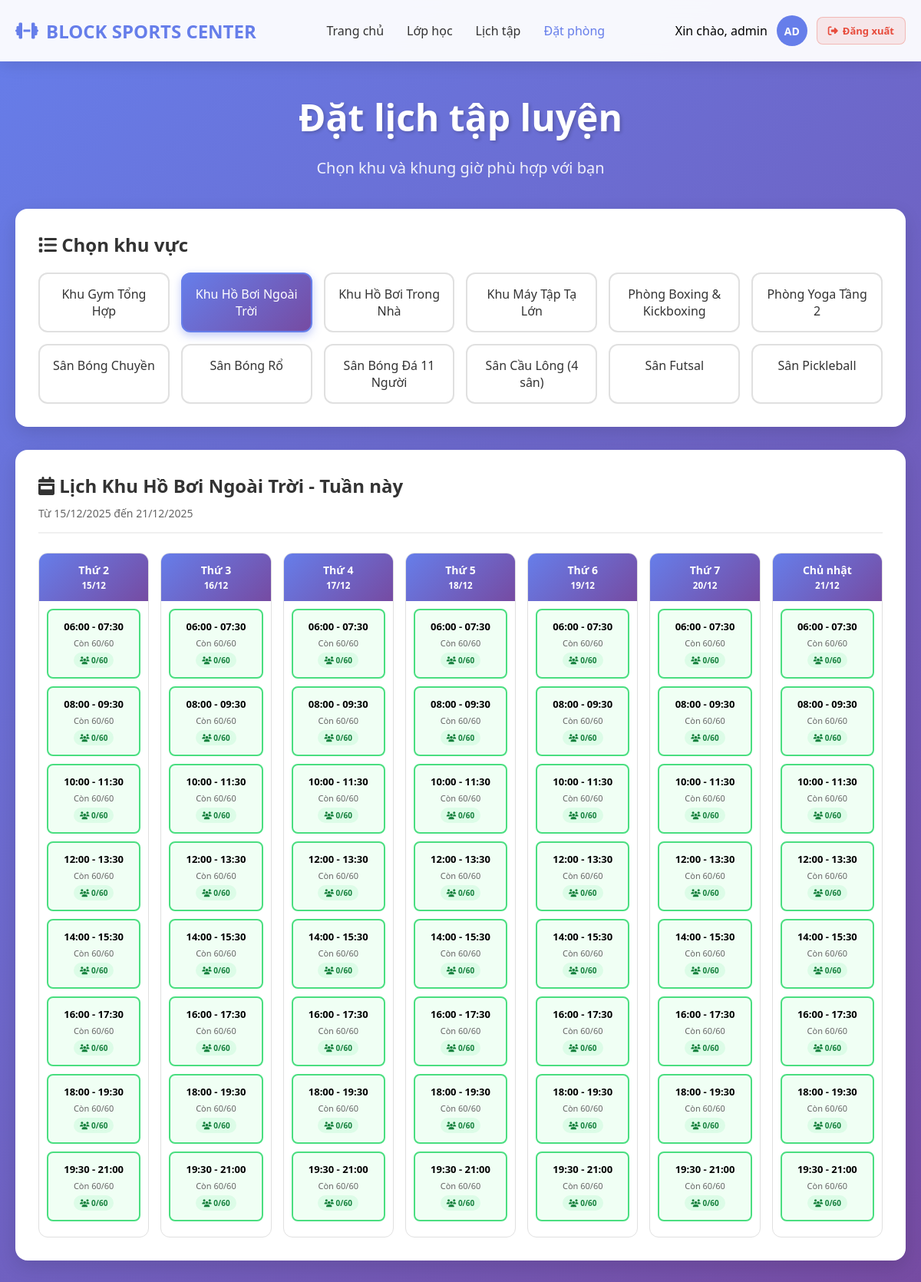
The app's page /public/user/booking.php?area=2 (signed in) with its own data.
### tables this page shows
CREATE TABLE `khu` (
  `MAKHU` int(10) UNSIGNED NOT NULL,
  `TENKHU` varchar(100) NOT NULL,
  `LOAIKHU` varchar(10) DEFAULT NULL
);

CREATE TABLE `phong` (
  `MAPHONG` int(10) UNSIGNED NOT NULL,
  `MAKHU` int(10) UNSIGNED NOT NULL,
  `TENPHONG` varchar(100) NOT NULL,
  `SUCCHUA` int(10) UNSIGNED NOT NULL,
  `GHICHU` text DEFAULT NULL,
  `HOATDONG` tinyint(1) NOT NULL DEFAULT 1,
  `CALO_MOI_GIO` int(11) NOT NULL DEFAULT 0 COMMENT 'Calo tiêu thụ trung bình mỗi giờ'
);

### public/user/booking.php (the view, shortened to what this page needs)
<?php
$db = Database::getInstance()->getConnection();
$checkMemberQuery = "SELECT MAHV FROM hoivien WHERE MAHV = ? AND TRANGTHAI = 'ACTIVE'";
$checkMemberStmt = $db->prepare($checkMemberQuery);
$checkMemberStmt->execute([$_SESSION['user_id']]);
$isMember = $checkMemberStmt->fetch(PDO::FETCH_ASSOC);
$sessionName = $_SESSION['fullname'] ?? $_SESSION['username'] ?? 'Khách';
$avatar = mb_strtoupper(mb_substr(trim($sessionName), 0, 2, 'UTF-8'), 'UTF-8');
$user = [
    'name'      => $sessionName,
    'member_id' => 'HV' . str_pad($_SESSION['user_id'], 4, '0', STR_PAD_LEFT),
    'avatar'    => $avatar,
];
$areasQuery = "SELECT MAKHU, TENKHU, LOAIKHU FROM khu ORDER BY TENKHU";
$areasStmt = $db->query($areasQuery);
$areas = $areasStmt->fetchAll(PDO::FETCH_ASSOC);
$selectedArea = $_GET['area'] ?? ($areas[0]['MAKHU'] ?? null);
$areaInfo = null;
if ($selectedArea) {
    $areaInfoQuery = "SELECT * FROM khu WHERE MAKHU = ?";
    $areaInfoStmt = $db->prepare($areaInfoQuery);
    $areaInfoStmt->execute([$selectedArea]);
    $areaInfo = $areaInfoStmt->fetch(PDO::FETCH_ASSOC);
}
$rooms = [];
if ($selectedArea) {
    $roomsQuery = "SELECT MAPHONG, TENPHONG, SUCCHUA FROM phong WHERE MAKHU = ? AND HOATDONG = 1";
    $roomsStmt = $db->prepare($roomsQuery);
    $roomsStmt->execute([$selectedArea]);
    $rooms = $roomsStmt->fetchAll(PDO::FETCH_ASSOC);
}
$startOfWeek = date('Y-m-d', strtotime('monday this week'));
$endOfWeek = date('Y-m-d', strtotime('sunday this week'));
$daysOfWeek = ['Monday', 'Tuesday', 'Wednesday', 'Thursday', 'Friday', 'Saturday', 'Sunday'];
$daysVN = ['Thứ 2', 'Thứ 3', 'Thứ 4', 'Thứ 5', 'Thứ 6', 'Thứ 7', 'Chủ nhật'];
$timeSlots = [
    '06:00 - 07:30',
    '08:00 - 09:30',
    '10:00 - 11:30',
    '12:00 - 13:30',
    '14:00 - 15:30',
    '16:00 - 17:30',
    '18:00 - 19:30',
    '19:30 - 21:00'
];
?>
<!DOCTYPE html>
<html lang="vi">
<head>
    <link rel="stylesheet" href="https://cdnjs.cloudflare.com/ajax/libs/font-awesome/6.4.0/css/all.min.css">
</head>
<body>
    <header class="header">
        <div class="header-container">
            <div class="logo">
                <i class="fas fa-dumbbell"></i>
                BLOCK SPORTS CENTER
            </div>
            <nav class="nav">
                <a href="/block-sports-center/public/index.php?page=user">Trang chủ</a>
                <a href="/block-sports-center/public/user/classes.php">Lớp học</a>
                <a href="/block-sports-center/public/user/schedule.php">Lịch tập</a>
                <a href="/block-sports-center/public/user/booking.php" class="active">Đặt phòng</a>
            </nav>
            <div class="user-menu">
                <span>Xin chào, <?php echo htmlspecialchars($user['name']); ?></span>
                <div class="user-avatar"><?php echo htmlspecialchars($user['avatar']); ?></div>
                <a href="/block-sports-center/public/index.php?page=logout" class="logout-link">
                    <i class="fas fa-sign-out-alt"></i> Đăng xuất
                </a>
            </div>
        </div>
    </header>
    <section class="hero">
        <h1>Đặt lịch tập luyện</h1>
        <p>Chọn khu và khung giờ phù hợp với bạn</p>
    </section>
    <section class="booking-section">
        <div class="area-selector">
            <h2><i class="fas fa-list"></i> Chọn khu vực</h2>
            <div class="area-grid">
                <?php foreach ($areas as $area): ?>
                    <a href="?area=<?= $area['MAKHU'] ?>"
                       class="area-btn <?= $selectedArea == $area['MAKHU'] ? 'active' : '' ?>">
                        <?= htmlspecialchars($area['TENKHU']) ?>
                    </a>
                <?php endforeach; ?>
            </div>
        </div>
        <?php if ($areaInfo): ?>
            <div class="schedule-container">
                <div class="schedule-header">
                    <h2>
                        <i class="fas fa-calendar-week"></i>
                        Lịch <?= htmlspecialchars($areaInfo['TENKHU']) ?> - Tuần này
                    </h2>
                    <div class="week-info">
                        Từ <?= date('d/m/Y', strtotime($startOfWeek)) ?>
                        đến <?= date('d/m/Y', strtotime($endOfWeek)) ?>
                    </div>
                </div>
                <?php if (count($rooms) > 0): ?>
                    <div class="schedule-grid">
                        <?php foreach ($daysOfWeek as $index => $day): ?>
                            <div class="day-column">
                                <div class="day-header">
                                    <?= $daysVN[$index] ?><br>
                                    <small><?= date('d/m', strtotime($startOfWeek . ' +' . $index . ' days')) ?></small>
                                </div>
                                <div class="time-slots">
                                    <?php foreach ($timeSlots as $timeSlot): ?>
                                        <?php
                                        $slotDate = date('Y-m-d', strtotime($startOfWeek . ' +' . $index . ' days'));
                                        $firstRoom = $rooms[0];
                                        $currentBookings = 0;
                                        $maxCapacity = (int)$firstRoom['SUCCHUA'];
                                        $isFull = $currentBookings >= $maxCapacity;
                                        $isAlmostFull = $currentBookings >= ($maxCapacity * 0.8);
                                        $isDisabled = !$isMember;
                                        $cssClass = '';
                                        $slotText = '';
                                        if ($isDisabled) {
                                            $slotText = 'Không khả dụng';
                                        } elseif ($isFull) {
                                            $slotText = 'Đã đầy';
                                        } else {
                                            $slotText = "Còn " . ($maxCapacity - $currentBookings) . "/" . $maxCapacity;
                                        }
                                        $badgeClass = '';
                                        if ($isFull) {
                                            $badgeClass = 'full';
                                        } elseif ($isAlmostFull) {
                                            $badgeClass = 'almost-full';
                                        } else {
                                            $badgeClass = 'available';
                                        }
                                        $onclick = ($isFull || $isDisabled) ? '' : 'openBookingModal(' . $firstRoom['MAPHONG'] . ', \'' . $slotDate . '\', \'' . $timeSlot . '\', \'' . htmlspecialchars($firstRoom['TENPHONG'], ENT_QUOTES) . '\', ' . $currentBookings . ', ' . $maxCapacity . ')';
                                        ?>
                                        <div class="time-slot <?= $cssClass ?>"
                                             onclick="<?= $onclick ?>">
                                            <div class="time-text"><?= $timeSlot ?></div>
                                            <div class="slot-info"><?= $slotText ?></div>
                                            <?php if (!$isDisabled): ?>
                                                <span class="capacity-badge <?= $badgeClass ?>">
                                                    <i class="fas fa-users"></i> <?= $currentBookings ?>/<?= $maxCapacity ?>
                                                </span>
                                            <?php endif; ?>
                                        </div>
                                    <?php endforeach; ?>
                                </div>
                            </div>
                        <?php endforeach; ?>
                    </div>
                <?php endif; ?>
            </div>
        <?php endif; ?>
    </section>
</body>
</html>

### public/user/booking.php (style rules this page uses)
* { margin: 0; padding: 0; box-sizing: border-box; }
body { font-family: system-ui, -apple-system, 'Segoe UI', Roboto, sans-serif; background: linear-gradient(135deg, #667eea 0%, #764ba2 100%); min-height: 100vh; }
.header { background: rgba(255, 255, 255, 0.95); backdrop-filter: blur(10px); padding: 20px 0; box-shadow: 0 4px 20px rgba(0,0,0,0.1); position: sticky; top: 0; z-index: 100; }
.header-container { max-width: 1200px; margin: 0 auto; padding: 0 20px; display: flex; justify-content: space-between; align-items: center; }
.logo { font-size: 24px; font-weight: 700; color: #667eea; display: flex; align-items: center; gap: 10px; }
.nav { display: flex; gap: 30px; align-items: center; }
.nav a { color: #333; text-decoration: none; font-weight: 500; transition: color 0.3s; }
.nav a:hover, .nav a.active { color: #667eea; }
.user-menu { display: flex; align-items: center; gap: 12px; }
.user-avatar { width: 40px; height: 40px; border-radius: 50%; background: #667eea; display: flex; align-items: center; justify-content: center; color: white; font-weight: 600; font-size: 14px; }
.logout-link { display: inline-flex; align-items: center; gap: 6px; padding: 8px 14px; border-radius: 8px; background: rgba(231, 76, 60, 0.1); color: #e74c3c; font-size: 13px; font-weight: 600; text-decoration: none; transition: all 0.2s; border: 1px solid rgba(231, 76, 60, 0.3); }
.hero { max-width: 1200px; margin: 40px auto; padding: 0 20px; color: white; text-align: center; }
.hero h1 { font-size: 48px; margin-bottom: 20px; text-shadow: 2px 2px 4px rgba(0,0,0,0.2); }
.hero p { font-size: 20px; opacity: 0.9; }
.booking-section { max-width: 1200px; margin: 0 auto 40px; padding: 0 20px; }
.area-selector { background: white; border-radius: 16px; padding: 30px; margin-bottom: 30px; box-shadow: 0 8px 24px rgba(0,0,0,0.12); }
.area-selector h2 { font-size: 24px; margin-bottom: 20px; color: #333; }
.area-grid { display: grid; grid-template-columns: repeat(auto-fill, minmax(150px, 1fr)); gap: 15px; }
.area-btn { padding: 15px; border: 2px solid #e0e0e0; border-radius: 12px; background: white; cursor: pointer; transition: all 0.3s; text-align: center; text-decoration: none; color: #333; font-weight: 500; }
.area-btn.active { border-color: #667eea; background: linear-gradient(135deg, #667eea 0%, #764ba2 100%); color: white; box-shadow: 0 4px 12px rgba(102, 126, 234, 0.4); }
.schedule-container { background: white; border-radius: 16px; padding: 30px; box-shadow: 0 8px 24px rgba(0,0,0,0.12); }
.schedule-header { margin-bottom: 25px; padding-bottom: 15px; border-bottom: 2px solid #f0f0f0; }
.schedule-header h2 { font-size: 24px; color: #333; margin-bottom: 10px; }
.week-info { color: #666; font-size: 14px; }
.schedule-grid { display: grid; grid-template-columns: repeat(auto-fit, minmax(140px, 1fr)); gap: 15px; }
.day-column { border: 1px solid #e0e0e0; border-radius: 12px; overflow: hidden; }
.day-header { background: linear-gradient(135deg, #667eea 0%, #764ba2 100%); color: white; padding: 12px; text-align: center; font-weight: 600; font-size: 14px; }
.time-slots { padding: 10px; }
.time-slot { margin-bottom: 10px; padding: 12px; border: 2px solid #e0e0e0; border-radius: 8px; text-align: center; cursor: pointer; transition: all 0.3s; position: relative; background: #f0fff4; border-color: #4ade80; }
.time-text { font-weight: 600; font-size: 13px; margin-bottom: 5px; }
.slot-info { font-size: 11px; color: #666; }
.capacity-badge { display: inline-block; padding: 3px 8px; border-radius: 10px; font-size: 10px; font-weight: 700; margin-top: 5px; }
.capacity-badge.available { background: #dcfce7; color: #15803d; }

### records on screen
khu: TENKHU "Khu Gym Tổng Hợp"
khu: TENKHU "Khu Hồ Bơi Ngoài Trời"
khu: TENKHU "Khu Hồ Bơi Trong Nhà"
khu: TENKHU "Khu Máy Tập Tạ Lớn"
khu: TENKHU "Phòng Boxing & Kickboxing"
khu: TENKHU "Phòng Yoga Tầng 2"
khu: TENKHU "Sân Bóng Chuyền"
khu: TENKHU "Sân Bóng Rổ"
khu: TENKHU "Sân Bóng Đá 11 Người"
khu: TENKHU "Sân Cầu Lông (4 sân)"
khu: TENKHU "Sân Futsal"
khu: TENKHU "Sân Pickleball"
phong: SUCCHUA "Còn 60/60", SUCCHUA "60"

### other values on screen
$user['name'] "admin"
$user['avatar'] "AD"
$daysVN[$index] "Thứ 2"
$timeSlot "06:00 - 07:30"
$currentBookings "0"
$timeSlot "08:00 - 09:30"
$timeSlot "10:00 - 11:30"
$timeSlot "12:00 - 13:30"
$timeSlot "14:00 - 15:30"
$timeSlot "16:00 - 17:30"
$timeSlot "18:00 - 19:30"
$timeSlot "19:30 - 21:00"
$daysVN[$index] "Thứ 3"
$daysVN[$index] "Thứ 4"
$daysVN[$index] "Thứ 5"
